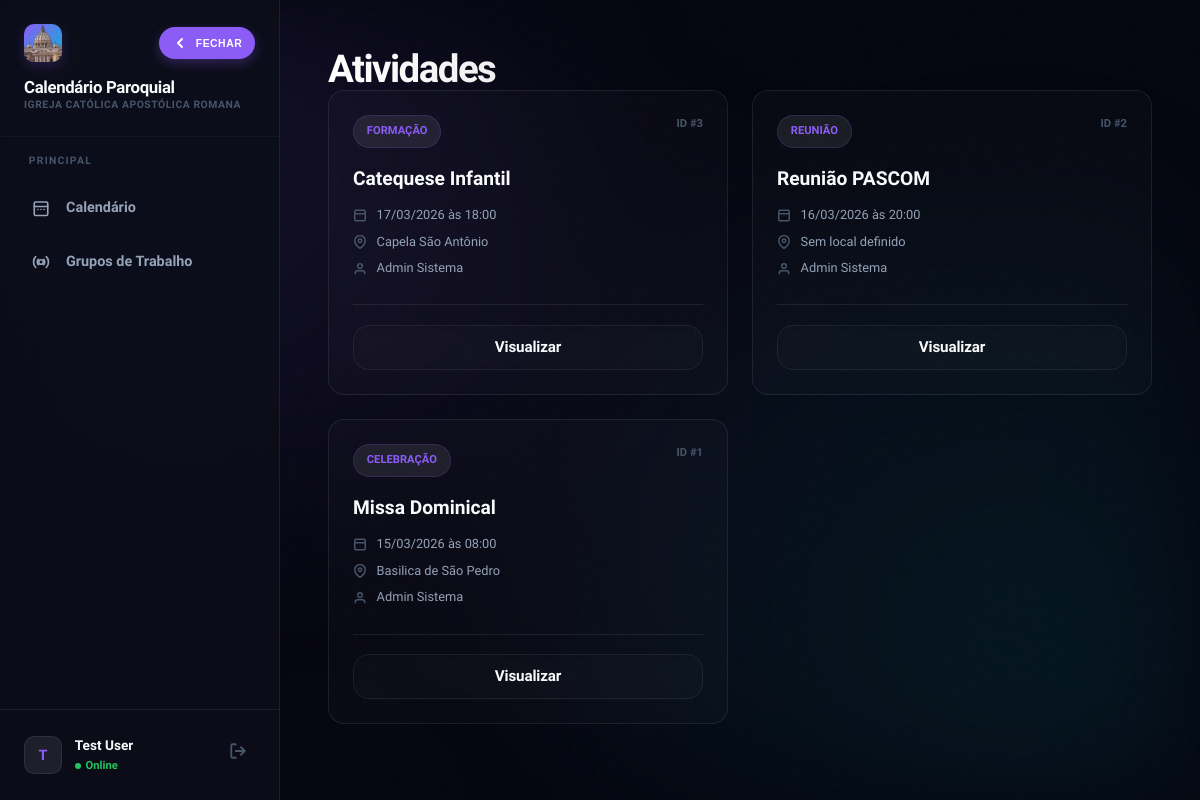
The page /atividades.php (signed in) on the database its author committed.
### tables this page shows
CREATE TABLE `paroquias` (
  `id` int(10) unsigned NOT NULL AUTO_INCREMENT,
  `nome` varchar(255) NOT NULL,
  `cidade` varchar(100) DEFAULT NULL,
  `estado` char(2) DEFAULT NULL,
  `diocese` varchar(255) DEFAULT NULL,
  `ativo` tinyint(1) DEFAULT 1,
  `data_criacao` timestamp NULL DEFAULT current_timestamp(),
  PRIMARY KEY (`id`)
);

CREATE TABLE `atividades` (
  `id` int(10) unsigned NOT NULL AUTO_INCREMENT,
  `nome` varchar(255) NOT NULL,
  `descricao` text DEFAULT NULL,
  `cor` varchar(7) DEFAULT '#3b82f6',
  `data_inicio` date NOT NULL,
  `hora_inicio` time DEFAULT NULL,
  `data_fim` date DEFAULT NULL,
  `hora_fim` time DEFAULT NULL,
  `local_id` int(10) unsigned DEFAULT NULL,
  `tipo_atividade_id` int(10) unsigned DEFAULT NULL,
  `categoria_id` int(10) unsigned DEFAULT NULL,
  `criador_id` int(10) unsigned DEFAULT NULL,
  `paroquia_id` int(10) unsigned DEFAULT NULL,
  `status` varchar(50) DEFAULT 'ativo',
  `restrito` tinyint(1) DEFAULT 0,
  `serie_key` varchar(100) DEFAULT NULL,
  `serie_frequencia` varchar(50) DEFAULT NULL,
  `serie_dias_semana` varchar(100) DEFAULT NULL,
  `serie_data_fim` date DEFAULT NULL,
  `data_criacao` timestamp NULL DEFAULT current_timestamp(),
  `ultima_atualizacao` timestamp NULL DEFAULT current_timestamp() ON UPDATE current_timestamp(),
  `is_multi_color` tinyint(1) DEFAULT 0,
  `is_flashing` tinyint(1) DEFAULT 0,
  PRIMARY KEY (`id`),
  KEY `fk_atividades_paroquia` (`paroquia_id`),
  KEY `fk_atividades_local` (`local_id`),
  KEY `fk_atividades_tipo` (`tipo_atividade_id`),
  CONSTRAINT `fk_atividades_local` FOREIGN KEY (`local_id`) REFERENCES `locais_paroquia` (`id`) ON DELETE SET NULL,
  CONSTRAINT `fk_atividades_paroquia` FOREIGN KEY (`paroquia_id`) REFERENCES `paroquias` (`id`) ON DELETE SET NULL,
  CONSTRAINT `fk_atividades_tipo` FOREIGN KEY (`tipo_atividade_id`) REFERENCES `tipos_atividade` (`id`) ON DELETE SET NULL
);

CREATE TABLE `tipos_atividade` (
  `id` int(10) unsigned NOT NULL AUTO_INCREMENT,
  `paroquia_id` int(10) unsigned DEFAULT NULL,
  `nome_tipo` varchar(100) NOT NULL,
  `cor` varchar(7) DEFAULT NULL,
  `icone` varchar(50) DEFAULT NULL,
  `descricao` text DEFAULT NULL,
  PRIMARY KEY (`id`)
);

CREATE TABLE `locais_paroquia` (
  `id` int(10) unsigned NOT NULL AUTO_INCREMENT,
  `paroquia_id` int(10) unsigned NOT NULL,
  `nome_local` varchar(255) NOT NULL,
  `descricao` text DEFAULT NULL,
  `ativo` tinyint(1) DEFAULT 1,
  `endereco` varchar(255) DEFAULT NULL,
  `telefone` varchar(20) DEFAULT NULL,
  `responsavel` varchar(100) DEFAULT NULL,
  `capacidade` int(11) DEFAULT NULL,
  PRIMARY KEY (`id`)
);

CREATE TABLE `usuarios` (
  `id` int(10) unsigned NOT NULL AUTO_INCREMENT,
  `nome` varchar(255) NOT NULL,
  `email` varchar(255) NOT NULL,
  `senha` varchar(255) NOT NULL,
  `perfil_id` int(10) unsigned DEFAULT NULL,
  `paroquia_id` int(10) unsigned DEFAULT NULL,
  `sexo` varchar(20) DEFAULT NULL,
  `telefone` varchar(20) DEFAULT NULL,
  `palavra_chave` varchar(255) DEFAULT NULL,
  `ativo` tinyint(1) DEFAULT 1,
  `perm_criar_eventos` tinyint(1) DEFAULT 0,
  `perm_editar_eventos` tinyint(1) DEFAULT 0,
  `perm_excluir_eventos` tinyint(1) DEFAULT 0,
  `perm_ver_restritos` tinyint(1) DEFAULT 0,
  `perm_cadastrar_usuario` tinyint(1) DEFAULT 0,
  `perm_admin_usuarios` tinyint(1) DEFAULT 0,
  `perm_ver_logs` tinyint(1) DEFAULT 0,
  `data_criacao` timestamp NULL DEFAULT current_timestamp(),
  `ultimo_login` timestamp NULL DEFAULT NULL,
  `data_nascimento` date DEFAULT NULL,
  `foto_perfil` varchar(255) DEFAULT NULL,
  `nivel_acesso` int(10) DEFAULT 0,
  `perfil_nome` varchar(50) DEFAULT NULL,
  `perm_ver_calendario` tinyint(1) DEFAULT 1,
  `perm_admin_sistema` tinyint(1) DEFAULT 0,
  `perm_gerenciar_catalogo` tinyint(1) DEFAULT 0,
  `perm_gerenciar_grupos` tinyint(1) DEFAULT 0,
  PRIMARY KEY (`id`),
  UNIQUE KEY `email` (`email`),
  KEY `fk_usuario_perfil` (`perfil_id`),
  KEY `fk_usuario_paroquia` (`paroquia_id`),
  CONSTRAINT `fk_usuario_paroquia` FOREIGN KEY (`paroquia_id`) REFERENCES `paroquias` (`id`) ON DELETE SET NULL,
  CONSTRAINT `fk_usuario_perfil` FOREIGN KEY (`perfil_id`) REFERENCES `perfis` (`id`) ON DELETE SET NULL
);

### config.php (called while the page is built, shortened)
<?php
function can(string $permission): bool {
    return isset($_SESSION['perms'][$permission]) && (bool)$_SESSION['perms'][$permission] === true;
}
function has_level(int $min_level): bool {
    return isset($_SESSION['usuario_nivel']) && (int)$_SESSION['usuario_nivel'] <= $min_level;
}
function h(mixed $v): string {
    return htmlspecialchars((string)($v ?? ''), ENT_QUOTES, 'UTF-8');
}
?>

### functions.php (called while the page is built, shortened)
<?php
require_once __DIR__ . '/config.php';
function formatTime(?string $time): string {
    return substr((string)$time, 0, 5);
}
function current_paroquia_id(): int {
    return (int)($_SESSION['paroquia_id'] ?? 0);
}
?>

### atividades.php (the view, shortened to what this page needs)
<?php
require_once 'functions.php';
$pid = current_paroquia_id();
$sql = "
    SELECT a.*, l.nome_local, t.nome_tipo, t.icone, u.nome as criador_nome
    FROM atividades a
    LEFT JOIN locais_paroquia l ON a.local_id = l.id
    LEFT JOIN tipos_atividade t ON a.tipo_atividade_id = t.id
    LEFT JOIN usuarios u ON a.criador_id = u.id
    WHERE a.paroquia_id = ?
      AND (a.restrito = 0 OR ? = 1 OR a.criador_id = ?)
    ORDER BY a.data_inicio DESC, a.hora_inicio DESC
";
$userId = (int)($_SESSION['usuario_id'] ?? 0);
$canVerRestritos = (int)can('ver_restritos');
$stmt = $conn->prepare($sql);
$stmt->bind_param('iii', $pid, $canVerRestritos, $userId);
$stmt->execute();
$activities = $stmt->get_result();
?>
<!DOCTYPE html>
<html lang="pt-BR">
<head>
    <link rel="stylesheet" href="style.css?v=2.5.1">
    <link rel="stylesheet" href="css/responsive.css?v=2.5.1">
</head>
<body>
    <div class="bg-mesh"></div>
    <div class="app-shell">
        <?php include 'sidebar.php'; ?>
        <main class="main-content">
                        <header class="calendar-header animate-in">
                <div class="month-display">
                    <h1 class="gradient-text">Atividades</h1>
                </div>
            </header>
            <section class="activity-grid animate-in" style="animation-delay: 0.1s;">
                <?php if ($activities->num_rows > 0): ?>
                    <?php while ($row = $activities->fetch_assoc()):
                        $di = new DateTime($row['data_inicio']);
                    ?>
                    <article class="glass-card activity-card">
                        <div class="card-header">
                            <span class="type-badge"><?= h($row['nome_tipo'] ?: 'Evento') ?></span>
                            <div style="font-size: 0.7rem; color: var(--text-ghost); font-weight: 700;">
                                ID #<?= $row['id'] ?>
                            </div>
                        </div>
                        <div class="card-body">
                            <h3><?= h($row['nome']) ?></h3>
                            <div class="meta-item">
                                <svg width="14" height="14" viewBox="0 0 24 24" fill="none" stroke="currentColor" stroke-width="2.5"><rect width="18" height="18" x="3" y="4" rx="2"/><line x1="3" x2="21" y1="10" y2="10"/></svg>
                                <?= $di->format('d/m/Y') ?> às <?= formatTime($row['hora_inicio']) ?>
                            </div>
                            <div class="meta-item">
                                <svg width="14" height="14" viewBox="0 0 24 24" fill="none" stroke="currentColor" stroke-width="2.5"><path d="M21 10c0 7-9 13-9 13s-9-6-9-13a9 9 0 0 1 18 0z"/><circle cx="12" cy="10" r="3"/></svg>
                                <?= h($row['nome_local'] ?: 'Sem local definido') ?>
                            </div>
                            <div class="meta-item">
                                <svg width="14" height="14" viewBox="0 0 24 24" fill="none" stroke="currentColor" stroke-width="2.5"><path d="M20 21v-2a4 4 0 0 0-4-4H8a4 4 0 0 0-4 4v2"/><circle cx="12" cy="7" r="4"/></svg>
                                <?= h($row['criador_nome'] ?: 'Sistema') ?>
                            </div>
                        </div>
                        <div class="card-footer">
                            <a href="ver_atividade.php?id=<?= $row['id'] ?>" class="btn btn-ghost" style="padding: 0.6rem; flex: 1;">Visualizar</a>
                        </div>
                    </article>
                    <?php endwhile; ?>
                <?php endif; ?>
            </section>
        </main>
    </div>
</body>
</html>

### sidebar.php (shortened to what this page needs)
<?php
require_once 'config.php';
$nome = $_SESSION['usuario_nome'] ?? 'Usuário';
$initials = mb_strtoupper(mb_substr($nome, 0, 1));
$userPhoto = trim((string)($_SESSION['usuario_foto'] ?? ''));
if ($userPhoto === '') {
    $sid = (int)($_SESSION['usuario_id'] ?? 0);
    if ($sid > 0) {
        $stPhoto = $conn->prepare("SELECT foto_perfil FROM usuarios WHERE id = ? LIMIT 1");
        if ($stPhoto) {
            $stPhoto->bind_param('i', $sid);
            $stPhoto->execute();
            $rPhoto = $stPhoto->get_result()->fetch_assoc();
            $userPhoto = trim((string)($rPhoto['foto_perfil'] ?? ''));
        }
    }
}
$parish_name = 'Igreja Católica';
$pid = $_SESSION['paroquia_id'] ?? 0;
if ($pid > 0) {
    $stmt = $conn->prepare("SELECT nome FROM paroquias WHERE id = ?");
    $stmt->bind_param('i', $pid);
    $stmt->execute();
    $resParish = $stmt->get_result();
    if ($resParish && $resParish->num_rows > 0) {
        $parish_name = $resParish->fetch_assoc()['nome'];
    }
}
$all_parishes = [];
$current_page = basename($_SERVER['PHP_SELF']);
function is_active(string $page): string {
    global $current_page;
    return ($current_page === $page) ? 'nav-item active' : 'nav-item';
}
?>
<button class="menu-trigger hide-on-mobile" onclick="toggleSidebar()">
</button>
<aside class="sidebar" id="mainSidebar">
    <div class="sidebar-header">
        <div class="header-top">
            <div class="brand-logo">
                <?php
                $icon_path = "img/paroquia_{$pid}.png";
                if ($pid > 0 && file_exists(__DIR__ . '/' . $icon_path)):
                ?>
                    <img src="<?= $icon_path ?>?v=<?= time() ?>" alt="Paróquia" style="width: 100%; height: 100%; border-radius: 10px; object-fit: cover;">
                <?php else: ?>
                    <svg width="22" height="22" viewBox="0 0 24 24" fill="none" stroke="#fff" stroke-width="2.5" stroke-linecap="round" stroke-linejoin="round"><path d="M21 15a2 2 0 0 1-2 2H7l-4 4V5a2 2 0 0 1 2-2h14a2 2 0 0 1 2 2z"/></svg>
                <?php endif; ?>
            </div>
            <button type="button" class="desktop-toggle hide-on-mobile" onclick="toggleDesktopSidebar()" title="Alternar menu">
                <svg width="16" height="16" viewBox="0 0 24 24" fill="none" stroke="currentColor" stroke-width="3" stroke-linecap="round" stroke-linejoin="round" class="toggle-icon"><polyline points="15 18 9 12 15 6"></polyline></svg>
                <span class="toggle-text">FECHAR</span>
            </button>
        </div>
        <div class="brand-details">
            <span class="brand-text">Calendário Paroquial</span>
            <?php if (count($all_parishes) > 1): ?>
                <select class="brand-sub-select" onchange="window.location.href='select_paroquia.php?id='+this.value">
                    <?php if ($pid == 0): ?><option value="0" selected>Selecionar...</option><?php endif; ?>
                    <?php foreach($all_parishes as $p): ?>
                        <option value="<?= $p['id'] ?>" <?= $p['id'] == $pid ? 'selected' : '' ?>><?= h($p['nome']) ?></option>
                    <?php endforeach; ?>
                </select>
            <?php else: ?>
                <span class="brand-sub"><?= h($parish_name) ?></span>
            <?php endif; ?>
        </div>
    </div>
    <nav class="sidebar-nav">
        <div class="nav-group">
            <span class="nav-label">Principal</span>
            <a href="index.php" class="<?= is_active('index.php') ?>">
                <svg width="18" height="18" viewBox="0 0 24 24" fill="none" stroke="currentColor" stroke-width="2.2" stroke-linecap="round" stroke-linejoin="round"><rect width="18" height="18" x="3" y="4" rx="2"/><line x1="3" x2="21" y1="10" y2="10"/><path d="M8 14h.01M12 14h.01M16 14h.01"/></svg>
                <span>Calendário</span>
            </a>
            <a href="meus_grupos.php" class="<?= is_active('meus_grupos.php') ?>">
                <span>Grupos de Trabalho</span>
            </a>
        </div>
    </nav>
    <div class="sidebar-footer">
        <div class="user-info">
            <div class="user-avatar">
                <?php if ($userPhoto !== '' && file_exists(__DIR__ . '/' . $userPhoto)): ?>
                    <img src="<?= h($userPhoto) ?>?v=<?= time() ?>" alt="Perfil">
                <?php else: ?>
                    <?= h($initials) ?>
                <?php endif; ?>
            </div>
            <div class="user-details">
                <span class="user-name"><?= h($nome) ?></span>
                <span class="user-status">Online</span>
            </div>
        </div>
        <a href="logout.php" class="logout-btn" title="Sair do Sistema">
            <svg width="18" height="18" viewBox="0 0 24 24" fill="none" stroke="currentColor" stroke-width="2.5" stroke-linecap="round" stroke-linejoin="round"><path d="M9 21H5a2 2 0 0 1-2-2V5a2 2 0 0 1 2-2h4M16 17l5-5-5-5M21 12H9"/></svg>
        </a>
    </div>
</aside>

### rows shown on the page
paroquias: nome "IGREJA CATÓLICA APOSTÓLICA ROMANA"
atividades: tipo_atividade.nome_tipo "FORMAÇÃO", id "3", nome "Catequese Infantil", data_inicio "17/03/2026", hora_inicio "18:00", local.nome_local "Capela São Antônio", usuarios.nome "Admin Sistema"
atividades: tipo_atividade.nome_tipo "REUNIÃO", id "2", nome "Reunião PASCOM", data_inicio "16/03/2026", hora_inicio "20:00", nome_local "Sem local definido", usuarios.nome "Admin Sistema"
atividades: tipo_atividade.nome_tipo "CELEBRAÇÃO", id "1", nome "Missa Dominical", data_inicio "15/03/2026", hora_inicio "08:00", local.nome_local "Basilica de São Pedro", usuarios.nome "Admin Sistema"

### other values the page prints
$initials "T"
$nome "Test User"
